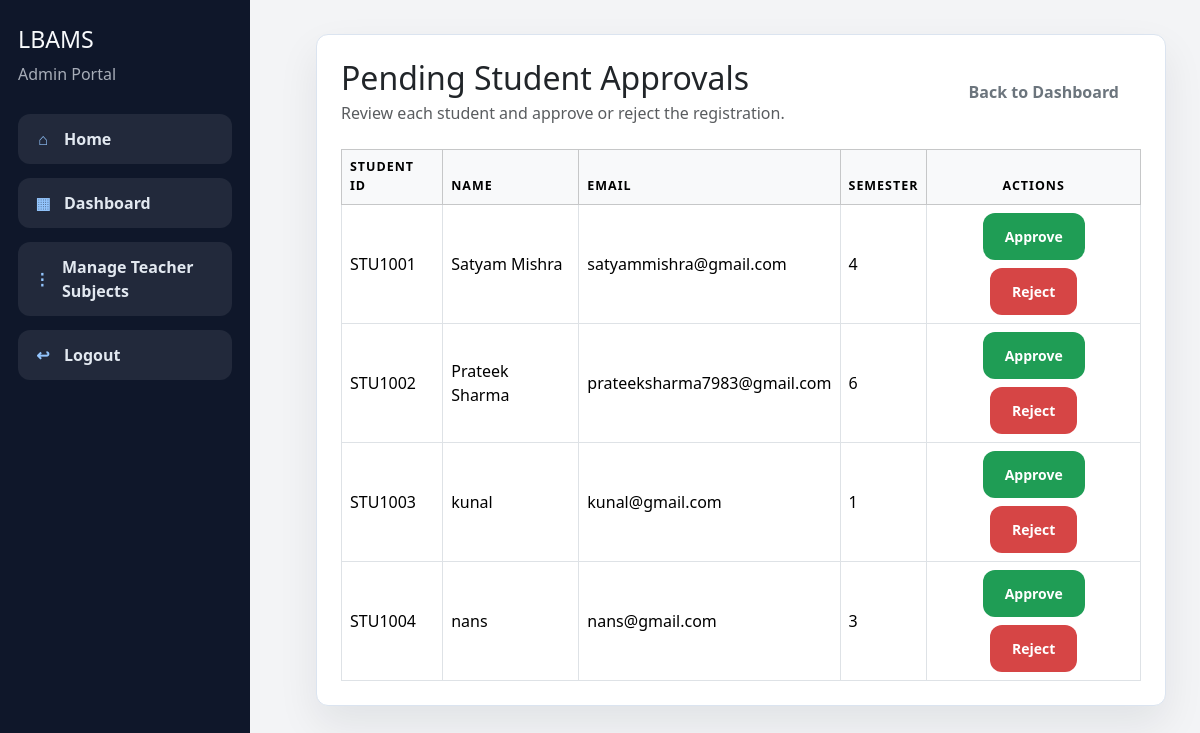
/admin/pending-students (signed in), run on an earlier commit of the app's database.
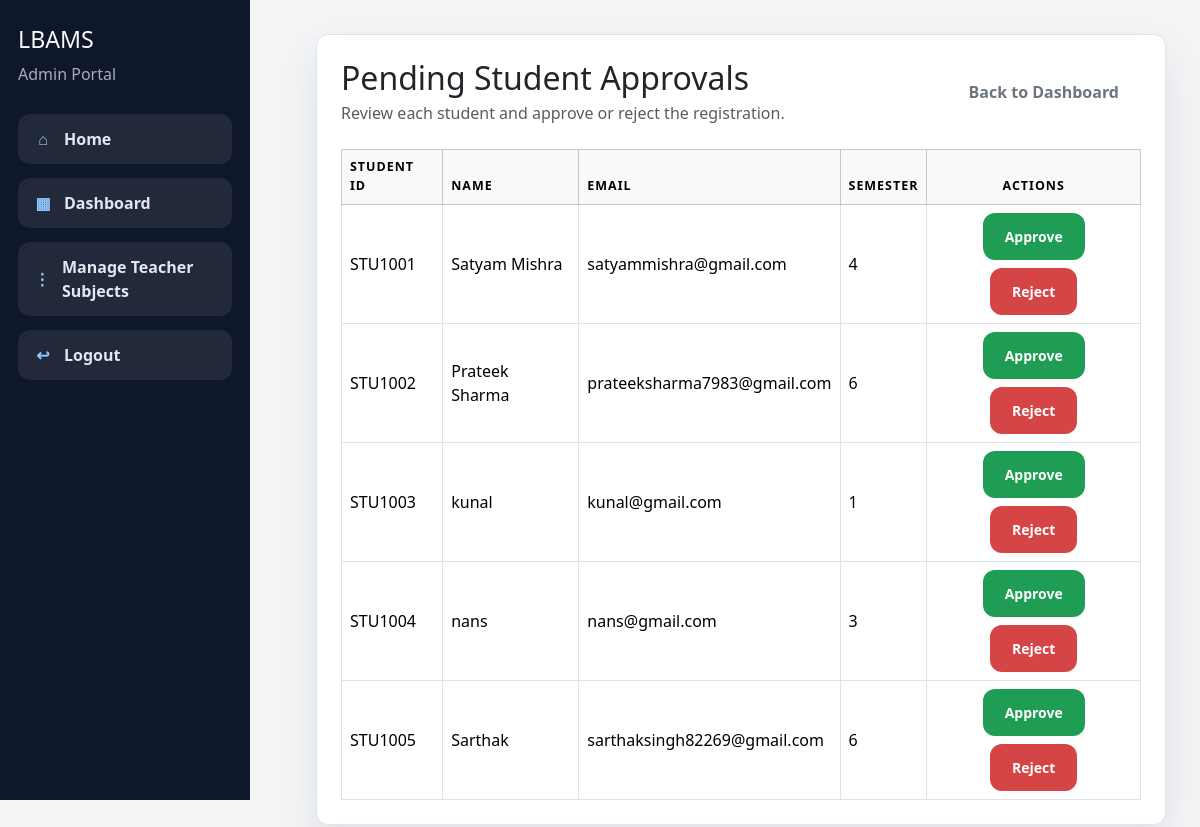
And on a later commit of the database.
### models.py (models this page shows, shortened)
class User(UserMixin, db.Model):
    __tablename__ = "users"
    id = db.Column(db.Integer, primary_key=True)
    username = db.Column(db.String(80), unique=True, nullable=False)
    password_hash = db.Column(db.String(255), nullable=False)
    role = db.Column(db.String(20), nullable=False)
    student = db.relationship("Student", back_populates="user", uselist=False)
    teacher = db.relationship("Teacher", back_populates="user", uselist=False)
    admin = db.relationship("Admin", back_populates="user", uselist=False)

class Student(db.Model):
    __tablename__ = "students"
    id = db.Column(db.Integer, primary_key=True)
    user_id = db.Column(db.Integer, db.ForeignKey("users.id"), unique=True, nullable=False)
    student_code = db.Column(db.String(30), unique=True, nullable=False)
    roll_number = db.Column(db.String(30), unique=True, nullable=False)
    full_name = db.Column(db.String(120), nullable=False)
    email = db.Column(db.String(120), unique=True, nullable=False)
    semester = db.Column(db.Integer, nullable=False)
    is_approved = db.Column(db.Boolean, default=False, nullable=False)
    is_rejected = db.Column(db.Boolean, default=False, nullable=False)
    created_at = db.Column(db.DateTime, default=datetime.utcnow, nullable=False)
    user = db.relationship("User", back_populates="student")
    attendances = db.relationship("Attendance", back_populates="student", passive_deletes=True)
    attendance_summaries = db.relationship(
        "AttendanceSummary",
        back_populates="student",
        passive_deletes=True,
    )

### routes/admin_routes.py (the view)
@admin_bp.route("/pending-students")
@login_required
def pending_students():
    access_redirect = require_admin_login()
    if access_redirect:
        return access_redirect
    students = (
        Student.query.filter_by(is_approved=False, is_rejected=False)
        .order_by(Student.created_at.asc())
        .all()
    )
    return render_template("admin/pending_students.html", students=students)

### app.py (called while the page is built)
@login_manager.user_loader
def load_user(user_id):
    return db.session.get(User, int(user_id))

### routes/admin_routes.py (called while the page is built)
def admin_required():
    return current_user.is_authenticated and current_user.role == "admin"

def require_admin_login():
    if admin_required():
        return None
    if current_user.is_authenticated:
        logout_user()
    flash("Admin email and password are required to open the admin dashboard.", "danger")
    return redirect(url_for("auth.login"))

### templates/admin/pending_students.html (shortened to what this page needs)
{% extends "base.html" %}
{% block content %}
<div class="card p-4">
    <div class="d-flex justify-content-between align-items-center mb-4">
        <div>
            <h2 class="mb-1">Pending Student Approvals</h2>
            <p class="text-muted mb-0">Review each student and approve or reject the registration.</p>
        </div>
        <a class="btn btn-outline-secondary" href="{{ url_for('admin.dashboard') }}">Back to Dashboard</a>
    </div>
    <div class="table-responsive">
        <table class="table table-bordered table-hover align-middle mb-0">
            <thead class="table-light">
                <tr>
                    <th>Student ID</th>
                    <th>Name</th>
                    <th>Email</th>
                    <th>Semester</th>
                    <th class="text-center">Actions</th>
                </tr>
            </thead>
            <tbody>
                {% if students %}
                {% for student in students %}
                <tr>
                    <td>{{ student.student_code }}</td>
                    <td>{{ student.full_name }}</td>
                    <td>{{ student.email }}</td>
                    <td>{{ student.semester }}</td>
                    <td class="text-center">
                        <div class="d-flex justify-content-center gap-2 flex-wrap">
                            <form method="POST" action="{{ url_for('admin.approve_student', student_id=student.id) }}">
                                <button class="btn btn-success btn-sm" type="submit">Approve</button>
                            </form>
                            <form method="POST" action="{{ url_for('admin.reject_student', student_id=student.id) }}">
                                <button class="btn btn-danger btn-sm" type="submit">Reject</button>
                            </form>
                        </div>
                    </td>
                </tr>
                {% endfor %}
                {% else %}
                <tr>
                    <td colspan="5" class="text-center text-muted py-4">No pending student approvals.</td>
                </tr>
                {% endif %}
            </tbody>
        </table>
    </div>
</div>
{% endblock %}

### templates/base.html (shortened to what this page needs)
<!DOCTYPE html>
<html lang="en">
<head>
    <link
        href="https://cdn.jsdelivr.net/npm/bootstrap@5.3.3/dist/css/bootstrap.min.css"
        rel="stylesheet"
    >
    <link rel="stylesheet" href="{{ url_for('static', filename='css/style.css') }}">
</head>
<body>
    <div class="page-shell">
        {% if current_user.is_authenticated %}
        <aside class="sidebar">
            <div class="sidebar-brand">
                <h2>LBAMS</h2>
                <p class="muted">{{ current_user.role|title }} Portal</p>
            </div>
            <nav class="nav-links">
                <a href="{{ url_for('main.home') }}"><span class="nav-icon">&#8962;</span><span>Home</span></a>
                {% if current_user.role == 'admin' %}
                <a href="{{ url_for('admin.dashboard') }}"><span class="nav-icon">&#9638;</span><span>Dashboard</span></a>
                <a href="{{ url_for('admin.manage_teacher_subjects') }}"><span class="nav-icon">&#8942;</span><span>Manage Teacher Subjects</span></a>
                {% elif current_user.role == 'teacher' %}
                <a href="{{ url_for('teacher.dashboard') }}"><span class="nav-icon">&#9638;</span><span>Dashboard</span></a>
                {% elif current_user.role == 'student' %}
                <a href="{{ url_for('student.dashboard') }}"><span class="nav-icon">&#9638;</span><span>Dashboard</span></a>
                {% endif %}
                <a href="{{ url_for('auth.logout') }}"><span class="nav-icon">&#8617;</span><span>Logout</span></a>
            </nav>
        </aside>
        {% endif %}
        <main class="content {% if not current_user.is_authenticated %}content-full{% endif %}">
            {% block content %}{% endblock %}
        </main>
    </div>
</body>
</html>

### static/css/style.css (style rules this page uses)
:root { --bg: #f3f4f6; --surface: #ffffff; --text: #1f2937; --muted: #6b7280; --primary: #2563eb; --primary-dark: #1d4ed8; --primary-soft: #eaf2ff; --navy: #0f172a; --success: #1f9d55; --danger: #d64545; --border: #dbe4f0; --shadow: 0 18px 40px rgba(15, 23, 42, 0.08); --shadow-strong: 0 30px 70px rgba(15, 23, 42, 0.12); --sidebar-width: 250px; }
* { box-sizing: border-box; }
body { margin: 0; font-family: "Segoe UI", Tahoma, Geneva, Verdana, sans-serif; background: var(--bg); color: var(--text); }
a { color: inherit; text-decoration: none; }
.page-shell { min-height: 100vh; display: flex; }
.sidebar { width: var(--sidebar-width); background: #0f172a; color: #f8fafc; padding: 26px 18px; display: flex; flex-direction: column; justify-content: flex-start; gap: 28px; position: fixed; top: 0; left: 0; height: 100vh; }
.sidebar-brand h2 { margin: 0; font-size: 1.45rem; }
.sidebar-brand p { margin: 8px 0 0; color: rgba(226, 232, 240, 0.72); }
.nav-links { display: grid; gap: 14px; margin-top: 0; }
.nav-links a { display: flex; align-items: center; gap: 12px; padding: 13px 16px; border-radius: 12px; background: rgba(255, 255, 255, 0.08); color: #e2e8f0; font-weight: 600; transition: background 0.18s ease, transform 0.18s ease, color 0.18s ease; }
.nav-icon { width: 18px; display: inline-flex; justify-content: center; color: #93c5fd; }
.content { flex: 1; padding: 34px; margin-left: calc(var(--sidebar-width) + 32px); }
.hero-card, .card { background: var(--surface); border: 1px solid var(--border); border-radius: 12px; box-shadow: var(--shadow); padding: 28px; }
.muted, .eyebrow { color: var(--muted); }
.btn { border: none; border-radius: 12px; padding: 13px 22px; cursor: pointer; font-weight: 600; transition: transform 0.18s ease, box-shadow 0.18s ease, opacity 0.18s ease; }
.btn-success { background: var(--success); color: #fff; }
.btn-danger { background: var(--danger); color: #fff; }
input, select, button { font: inherit; }
table { width: 100%; border-collapse: collapse; }
thead th { background: #f8fbff; color: #475569; font-size: 0.78rem; font-weight: 700; letter-spacing: 0.08em; text-transform: uppercase; }
th, td { text-align: left; padding: 14px 10px; border-bottom: 1px solid var(--border); }
tbody tr:last-child td { border-bottom: none; }

What changed in the data, as far as the page shows it:
added Student: student_code "STU1005", full_name "Sarthak", email "sarthaksingh82269@gmail.com", semester "6"
